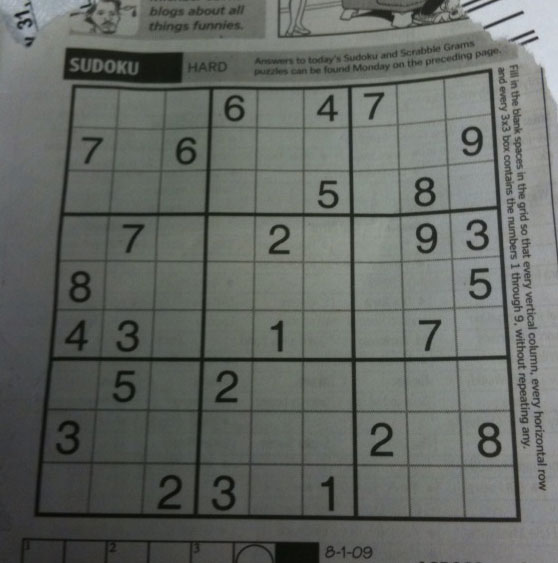
#> input picture LABS2425/7/sudoku.png, 558 x 563 px
$ jupyter execute ip7.ipynb
#> lines starting #> are read from the running program, lines starting #| are printed output that depends on the picture; long printed decimals are rounded
# Import Required Libraries

[cell 1]
import cv2
import numpy as np
import matplotlib.pyplot as plt

# Load the image

[cell 2]
# Load the image
gray = cv2.imread('sudoku.png', 0)
#> gray: shape (563, 558); min 7, max 218, mean 101.8

- `cv2.imread('sudoku.png', 0)`: Loads an image named sudoku.png from the working directory.

# Preprocessing (Canny Edge Detection)

[cell 3]
edges = cv2.Canny(gray, 50, 150)
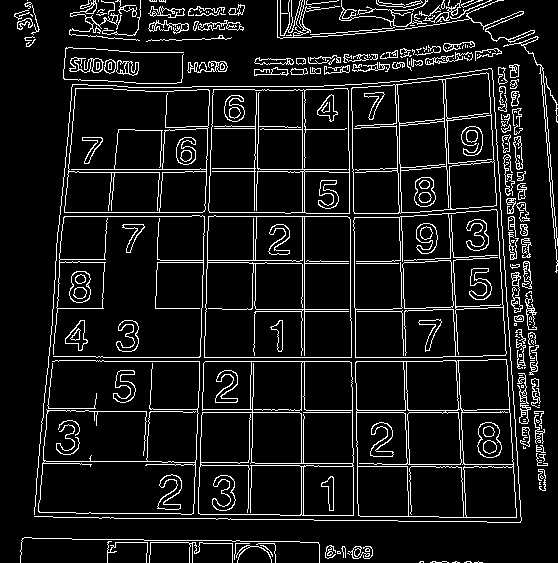
#> edges: shape (563, 558); 9.3% white in thin lines or dots

- `gray`: The grayscale image (input for edge detection).
- `50, 150`: The lower and upper thresholds for edge detection. Gradients within this range are considered edges

# Apply Hough Line Transform

[cell 4]
lines = cv2.HoughLines(edges, 1, np.pi / 180, 200)
#> lines = 27 rows, first 8: [361, 1.57], [357, 1.57], [304, 0], [412, 1.57], [212, 0.0349], [216, 0.0349], [216, 1.57], [-349, 3.12]

1. **`edges`**:
   - **Type**: Input image (binary).
   - **Description**: The binary image resulting from edge detection (e.g., Canny).
   - Edge pixels are white (non-zero), and the background is black (zero).

2. **`1` (rho resolution)**:
   - **Type**: `float`.
   - **Description**: The resolution of the accumulator in terms of the distance parameter $\rho$ (in pixels).
   - A value of `1` means the distance resolution is 1 pixel.

3. **`np.pi / 180` (theta resolution)**:
   - **Type**: `float`.
   - **Description**: The resolution of the accumulator in terms of the angle parameter $\theta$ (in radians).
   - A value of `np.pi / 180` corresponds to 1 degree.

4. **`200` (threshold)**:
   - **Type**: `int`.
   - **Description**: The threshold for the accumulator.
     - Only those $(\rho, \theta)$ values that have at least `200` votes in the accumulator are considered as detected lines.
     - Increasing this value reduces the number of detected lines (useful for noisy images).

[cell 5]
print(lines.shape) #(27, 1, 2)
#| (27, 1, 2)
print(f'lines={lines[0:3]}')
#| lines=[[[361.          1.571]]
#|  [[357.          1.571]]
#|  [[304.          0.       ]]]

## Output

**`lines`**:
  - **Type**: array of shape `(N, 1, 2)`, where `N` is the number of detected lines.
  - **Description**: Each detected line is represented by the pair $(\rho, \theta)$:
    - $\rho$: The perpendicular distance from the origin to the line.
    - $\theta$: The angle of the line with respect to the x-axis, in radians.

# Full Code

[cell 6]
import math
import cv2 as cv
import numpy as np

src = cv.imread('sudoku.png', cv.IMREAD_GRAYSCALE)

dst = cv.Canny(src, 50, 150)

lines = cv.HoughLines(dst, 1, np.pi / 180, 150)
#> lines = 64 rows, first 8: [361, 1.57], [357, 1.57], [304, 0], [412, 1.57], [212, 0.0349], [216, 0.0349], [216, 1.57], [-349, 3.12]

# Plotting
cdst = cv.cvtColor(dst, cv.COLOR_GRAY2BGR)
#> cdst: shape (563, 558, 3); 9.3% white in thin lines or dots

if lines is not None:
    for i in range(0, len(lines)):
        rho = lines[i][0][0]
        theta = lines[i][0][1]
        a = math.cos(theta)
        b = math.sin(theta)
        x0 = a * rho
        y0 = b * rho
        pt1 = (int(x0 + 1000*(-b)), int(y0 + 1000*(a)))
        pt2 = (int(x0 - 1000*(-b)), int(y0 - 1000*(a)))
        cv.line(cdst, pt1, pt2, (0,0,255), 3, cv.LINE_AA)
#> this loop made 64 passes
#> (rho, theta, a, b, x0, y0, pt1, pt2) on passes 1 to 10: (361, 1.57, -4.37e-08, 1, -1.58e-05, 361, (-1000, 360), (999, 361)), (357, 1.57, -4.37e-08, 1, -1.56e-05, 357, (-1000, 356), (999, 357)), (304, 0, 1, 0, 304, 0, (304, 1000), (304, -1000)), (412, 1.57, -4.37e-08, 1, -1.8e-05, 412, (-1000, 411), (999, 412)), (212, 0.0349, 0.999, 0.0349, 211.9, 7.4, (176, 1006), (246, -991)), (216, 0.0349, 0.999, 0.0349, 215.9, 7.54, (180, 1006), (250, -991)), (216, 1.57, -4.37e-08, 1, -9.44e-06, 216, (-1000, 215), (999, 216)), (-349, 3.12, -1, 0.0175, 348.9, -6.09, (331, -1005), (366, 993)), (169, 1.57, -4.37e-08, 1, -7.39e-06, 169, (-1000, 168), (999, 169)), (212, 1.57, -4.37e-08, 1, -9.27e-06, 212, (-1000, 211), (999, 212))
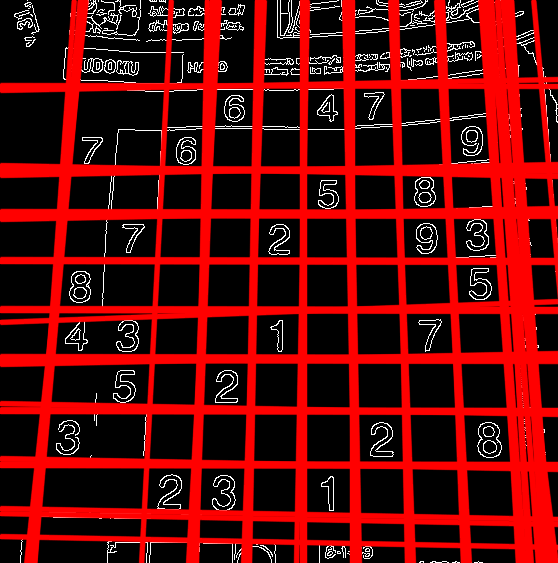
#> cdst: shape (563, 558, 3); mean B, G, R 8.2, 8.2, 94.2

cv.imshow("Source", src)
cv.imshow("Detected Lines (in red) - Standard Hough Line Transform", cdst)
cv.waitKey()
#> Out = 27
